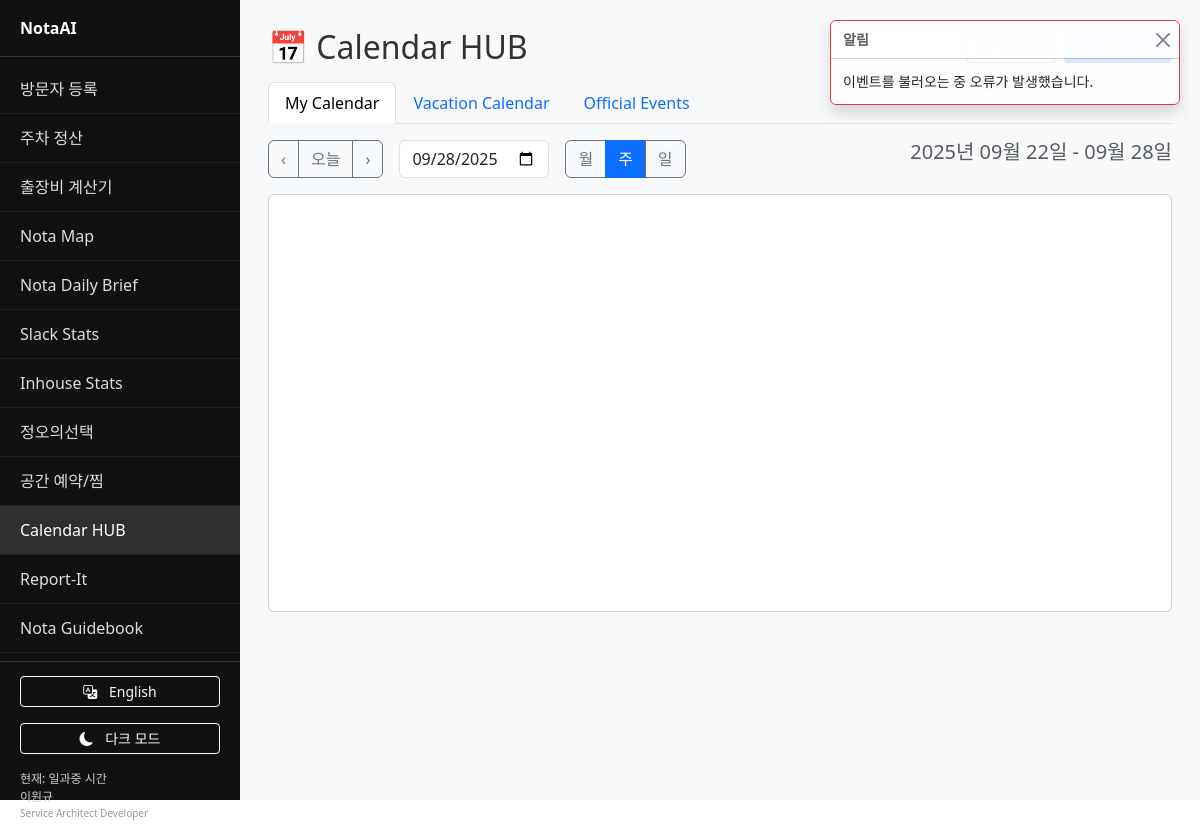
/calendar, run on the app's committed database.
### tables this page shows
CREATE TABLE hris_employees (
  employee_id TEXT PRIMARY KEY,
  name TEXT NOT NULL,
  gender TEXT,
  dob TEXT,
  org_code TEXT NOT NULL,
  org_name TEXT NOT NULL,
  title TEXT,
  hire_date TEXT,
  email TEXT,
  location TEXT,
  is_active BOOLEAN DEFAULT 1,
  synced_at TEXT DEFAULT CURRENT_TIMESTAMP
);

### services/calendar.py (the view)
@bp.route('/calendar')
def calendar_home():
    user_email = 'lwk9589@gmail.com'  # 이원규 - Service Architect
    lang = get_language_from_request(request)
    user_info = get_user_info(user_email)
    tab = request.args.get('tab', 'my')
    view = request.args.get('view', 'week')
    date = request.args.get('date', datetime.now().strftime('%Y-%m-%d'))
    org = request.args.get('org', get_user_default_org(user_email))
    show_birthdays = request.args.get('showBirthdays', '0') == '1'
    try:
        current_date = datetime.fromisoformat(date)
    except:
        current_date = datetime.now()
    if view == 'month':
        start_date = current_date.replace(day=1)
        if start_date.month == 12:
            end_date = start_date.replace(year=start_date.year + 1, month=1) - timedelta(days=1)
        else:
            end_date = start_date.replace(month=start_date.month + 1) - timedelta(days=1)
    elif view == 'week':
        days_since_monday = current_date.weekday()
        start_date = current_date - timedelta(days=days_since_monday)
        end_date = start_date + timedelta(days=6)
    else:  # day
        start_date = current_date
        end_date = current_date
    db = get_db()
    orgs = db.execute("""
        SELECT DISTINCT org_code, org_name FROM hris_employees
        WHERE is_active = 1 ORDER BY org_name
    """).fetchall()
    context = {
        'active': 'calendar',
        'user': user_info,  # 확장된 사용자 정보 전달
        'tab': tab,
        'view': view,
        'date': date,
        'current_date': current_date,
        'start_date': start_date,
        'end_date': end_date,
        'org': org,
        'show_birthdays': show_birthdays,
        'orgs': orgs,
        'lang': lang
    }
    return render_template('calendar/hub.html', **context)

### db.py (called while the page is built)
def get_db():
    if 'db' not in g:
        g.db = sqlite3.connect(DB_PATH)
        g.db.row_factory = sqlite3.Row
    return g.db

### i18n.py (called while the page is built)
def get_translation(key, lang='ko'):
    if lang not in _translations:
        lang = 'ko'
    keys = key.split('.')
    value = _translations[lang]
    try:
        for k in keys:
            value = value[k]
        return value
    except (KeyError, TypeError):
        if lang != 'ko':
            return get_translation(key, 'ko')
        return key

def get_language_from_request(request):
    lang = request.cookies.get('language', 'ko')
    if lang not in ['ko', 'en']:
        lang = 'ko'
    return lang

def t(key, lang=None):
    if lang is None:
        from flask import request
        lang = get_language_from_request(request)
    return get_translation(key, lang)

### services/calendar.py (called while the page is built, shortened)
def get_user_info(user_email):
    db = get_db()
    user_info = db.execute("""
        SELECT employee_id, name, org_code, org_name, title, email
        FROM hris_employees
        WHERE email = ? AND is_active = 1
    """, (user_email,)).fetchone()
    if user_info:
        is_hr_admin = user_info['email'] == 'lwk9589@gmail.com' or user_info['org_code'] in ['HR'] or 'Manager' in user_info['title'] or 'Director' in user_info['title']
        return {
            'employee_id': user_info['employee_id'],
            'name': user_info['name'],
            'org_code': user_info['org_code'],
            'org_name': user_info['org_name'],
            'title': user_info['title'],
            'email': user_info['email'],
            'is_hr_admin': is_hr_admin
        }

def get_user_default_org(user_email):
    db = get_db()
    setting = db.execute("""
        SELECT setting_value FROM user_settings
        WHERE user_email = ? AND setting_key = 'default_org'
    """, (user_email,)).fetchone()
    if setting:
        return setting['setting_value']
    user_info = get_user_info(user_email)
    return user_info['org_code']

### templates/calendar/hub.html (shortened to what this page needs)
{% extends "sidebar_base.html" %}
{% block content %}
<div class="container-fluid p-0">
  <div class="d-flex justify-content-between align-items-center mb-3">
    <h2 class="mb-0">📅 {{ t('services.calendar') }}</h2>
    <div class="d-flex gap-2">
      <button class="btn btn-outline-secondary btn-sm" onclick="refreshCalendar()">
      </button>
      <button class="btn btn-primary btn-sm" onclick="showNewEventModal()" id="newEventBtn">
      </button>
    </div>
  </div>
  <ul class="nav nav-tabs mb-3" id="calendarTabs">
    <li class="nav-item">
      <a class="nav-link {{ 'active' if tab == 'my' else '' }}"
         href="#" onclick="switchTab('my')">{{ t('calendar.my_calendar') }}</a>
    </li>
    <li class="nav-item">
      <a class="nav-link {{ 'active' if tab == 'vacation' else '' }}"
         href="#" onclick="switchTab('vacation')">{{ t('calendar.vacation_calendar') }}</a>
    </li>
    <li class="nav-item">
      <a class="nav-link {{ 'active' if tab == 'official' else '' }}"
         href="#" onclick="switchTab('official')">{{ t('calendar.official_events') }}</a>
    </li>
  </ul>
  <div class="row mb-3">
    <div class="col-md-8">
      <div class="d-flex align-items-center gap-3">
        <div class="btn-group">
          <button class="btn btn-outline-secondary" onclick="navigateDate('prev')">‹</button>
          <button class="btn btn-outline-secondary" onclick="navigateDate('today')">{{ t('calendar.today') }}</button>
          <button class="btn btn-outline-secondary" onclick="navigateDate('next')">›</button>
        </div>
        <input type="date" class="form-control" style="width: 150px;"
               value="{{ date }}" onchange="navigateToDate(this.value)" id="datePicker">
        <div class="btn-group">
          <button class="btn {{ 'btn-primary' if view == 'month' else 'btn-outline-secondary' }}"
                  onclick="switchView('month')">{{ t('calendar.month') }}</button>
          <button class="btn {{ 'btn-primary' if view == 'week' else 'btn-outline-secondary' }}"
                  onclick="switchView('week')">{{ t('calendar.week') }}</button>
          <button class="btn {{ 'btn-primary' if view == 'day' else 'btn-outline-secondary' }}"
                  onclick="switchView('day')">{{ t('calendar.day') }}</button>
        </div>
      </div>
    </div>
    <div class="col-md-4 text-end">
      <h5 class="mb-0 text-muted" id="currentDateDisplay">
        {% if view == 'week' %}
          {{ start_date.strftime('%Y년 %m월 %d일') }} - {{ end_date.strftime('%m월 %d일') }}
        {% elif view == 'month' %}
          {{ current_date.strftime('%Y년 %m월') }}
        {% else %}
          {{ current_date.strftime('%Y년 %m월 %d일') }}
        {% endif %}
      </h5>
    </div>
  </div>
  <div class="card">
    <div class="card-body p-2">
      <div id="calendarGrid" class="calendar-container">
      </div>
    </div>
  </div>
</div>
{% endblock %}

### templates/sidebar_base.html (shortened to what this page needs)
<!DOCTYPE html>
<html lang="{{ lang }}">
<head>
  <link href="https://cdn.jsdelivr.net/npm/bootstrap@5.3.3/dist/css/bootstrap.min.css" rel="stylesheet" />
</head>
<body>
<div class="layout">
  <aside class="sidebar">
    <div>
      <div class="logo">NotaAI</div>
      <nav class="menu">
        <a href="#" aria-disabled="true">{{ t('sidebar.visitor_registration') }}</a>
        <a href="#" aria-disabled="true">{{ t('sidebar.parking_settlement') }}</a>
        <a href="#" aria-disabled="true">{{ t('sidebar.expense_calculator') }}</a>
        <a href="#" aria-disabled="true">{{ t('sidebar.nota_map') }}</a>
        <a href="#" aria-disabled="true">{{ t('sidebar.nota_daily_brief') }}</a>
        <a href="#" aria-disabled="true">{{ t('sidebar.slack_stats') }}</a>
        <a href="#" aria-disabled="true">{{ t('sidebar.inhouse_stats') }}</a>
        <a href="{{ url_for('noonpick.lunch_home') }}" class="{{ 'active' if active=='noonpick' else '' }}">{{ t('services.noonpick') }}</a>
        <a href="{{ url_for('booker.booker_home') }}" class="{{ 'active' if active=='booker' else '' }}">{{ t('services.booker') }}</a>
        <a href="{{ url_for('calendar.calendar_home') }}" class="{{ 'active' if active=='calendar' else '' }}">{{ t('services.calendar') }}</a>
        <a href="{{ url_for('report.list_reports') }}" class="{{ 'active' if active=='report' else '' }}">{{ t('services.report') }}</a>
        <a href="{{ url_for('guidebook.guidebook_home') }}" class="{{ 'active' if active=='guidebook' else '' }}">{{ t('services.guidebook') }}</a>
      </nav>
    </div>
    <div class="footer">
      <div class="language-toggle mb-3">
        <button id="languageToggle" class="btn btn-sm btn-outline-light w-100">
          <i class="bi bi-translate me-2"></i>
          <span id="languageText">{{ 'English' if lang == 'ko' else '한국어' }}</span>
        </button>
      </div>
      <div class="theme-toggle mb-3">
        <button id="themeToggle" class="btn btn-sm btn-outline-light w-100" onclick="toggleTheme()">
          <i id="themeIcon" class="bi bi-moon-fill me-2"></i>
          <span id="themeText">{{ t('common.dark_mode') }}</span>
        </button>
      </div>
      <div>{{ t('sidebar.current_time') }}</div>
      <div>{{ user.name if user.name else user.email }}</div>
      <div style="font-size: 10px; color: #999;">{{ user.org_name if user.org_name else '' }} {{ user.title if user.title else '' }}</div>
    </div>
  </aside>
  <main class="content">
    {% block content %}{% endblock %}
  </main>
</div>
<link rel="stylesheet" href="https://cdn.jsdelivr.net/npm/bootstrap-icons@1.11.0/font/bootstrap-icons.css">
</body>
</html>

### templates/sidebar_base.html (style rules this page uses)
:root { --sidebar-bg: #111; --sidebar-text: #fff; --sidebar-border: #333; --sidebar-hover: #2f2f2f; --sidebar-footer: #cfcfcf; --content-bg: #f8f9fa; --content-text: #333; --card-bg: #fff; --card-border: #dee2e6; --text-muted: #6c757d; }
html, body { height: 100%; transition: background-color 0.3s ease, color 0.3s ease; }
.layout { display: flex; height: 100vh; }
.sidebar { width: 240px; background: var(--sidebar-bg); color: var(--sidebar-text); display: flex; flex-direction: column; justify-content: space-between; transition: background-color 0.3s ease, color 0.3s ease; }
.logo { padding: 16px 20px; font-weight: 700; border-bottom: 1px solid var(--sidebar-border); }
.menu { padding: 8px 0; }
.menu a { display: block; padding: 12px 20px; color: #ddd; text-decoration: none; border-bottom: 1px solid #222; transition: all 0.3s ease; }
.menu a.active, .menu a:hover { background: var(--sidebar-hover); color: var(--sidebar-text); }
.footer { padding: 14px 20px; font-size: 12px; border-top: 1px solid var(--sidebar-border); color: var(--sidebar-footer); }
.content { flex: 1; padding: 28px; background: var(--content-bg); color: var(--content-text); overflow: auto; transition: background-color 0.3s ease, color 0.3s ease; }
.theme-toggle .btn { transition: all 0.3s ease; }

### templates/calendar/hub.html (style rules this page uses)
.calendar-container { min-height: 400px; }

### data on the page
hris_employees: name "이원규", org_name "Service Architect", title "Developer"

### other printed values
{{ t('sidebar.visitor_registration') }} "방문자 등록"
{{ t('sidebar.parking_settlement') }} "주차 정산"
{{ t('sidebar.expense_calculator') }} "출장비 계산기"
{{ t('sidebar.nota_map') }} "Nota Map"
{{ t('sidebar.nota_daily_brief') }} "Nota Daily Brief"
{{ t('sidebar.slack_stats') }} "Slack Stats"
{{ t('sidebar.inhouse_stats') }} "Inhouse Stats"
{{ t('services.noonpick') }} "정오의선택"
{{ t('services.booker') }} "공간 예약/찜"
{{ t('services.calendar') }} "Calendar HUB"
{{ t('services.report') }} "Report-It"
{{ t('services.guidebook') }} "Nota Guidebook"
{{ 'English' if lang == 'ko' else '한국어' }} "English"
{{ t('sidebar.current_time') }} "현재: 일과중 시간"
{{ t('calendar.my_calendar') }} "My Calendar"
